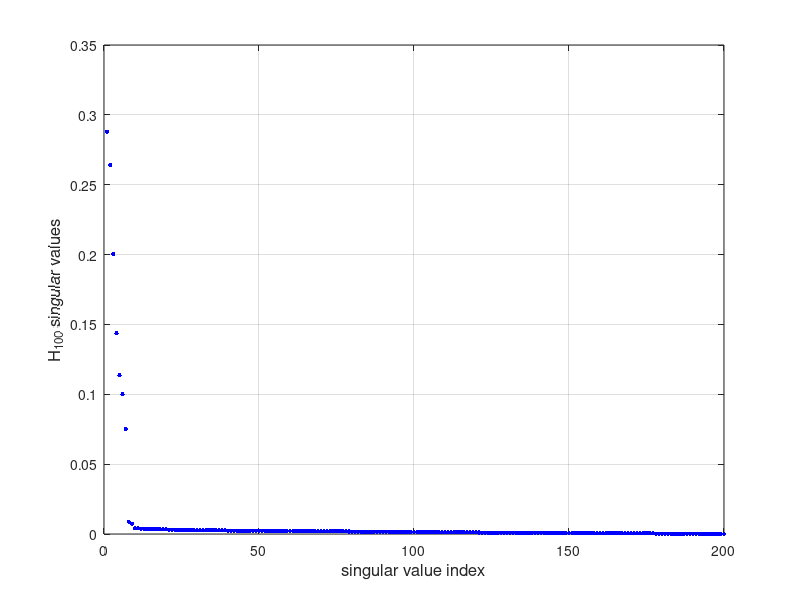
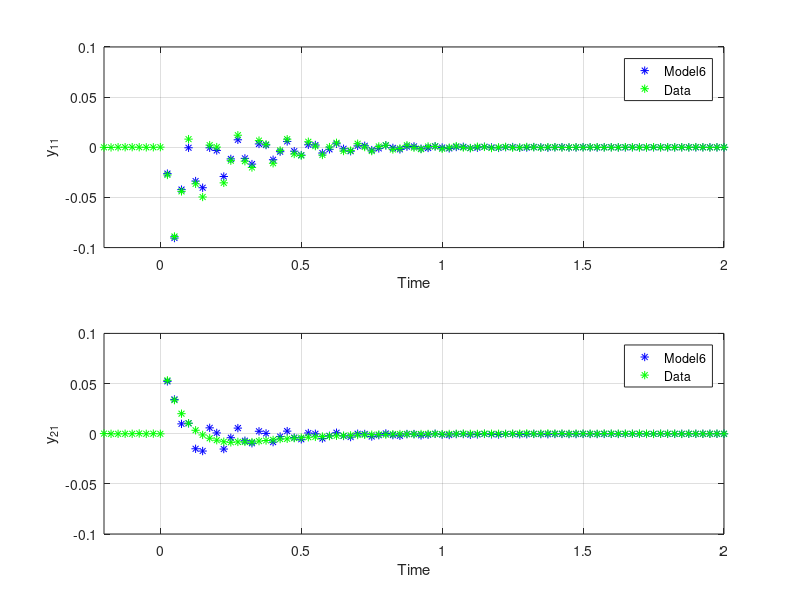
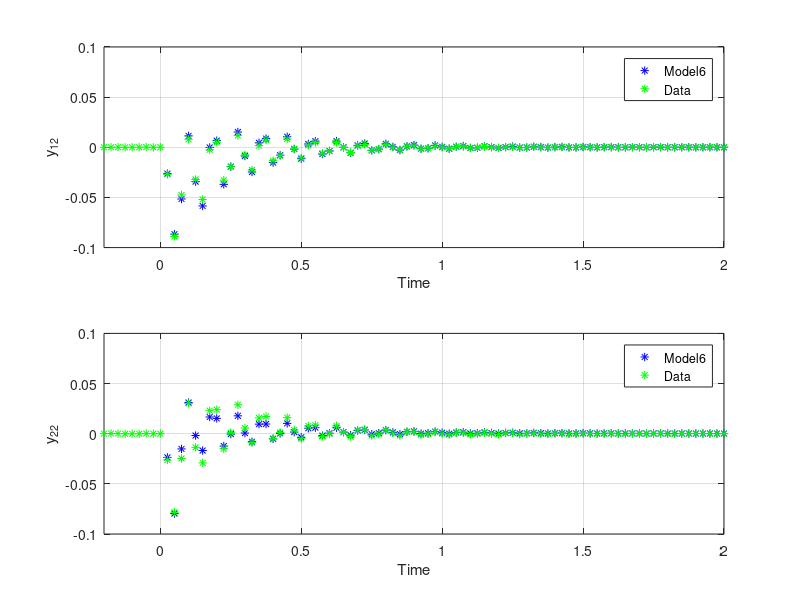
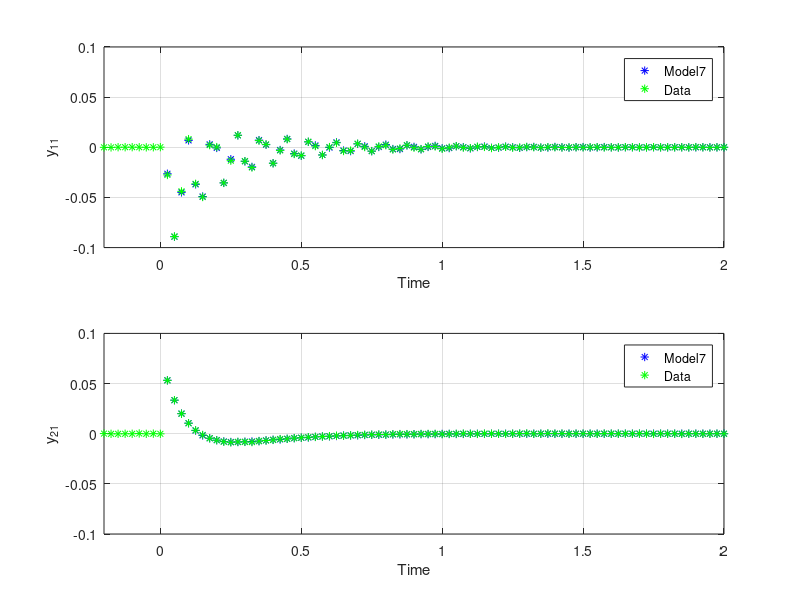

The MATLAB source for these figures, in order:
%****************  TASK 1   *********************
clear
close all

load u1_impulse.mat
y11 = u1_impulse.Y(3).Data;
y21 = u1_impulse.Y(4).Data;
u1 = u1_impulse.Y(1).Data; %%% note that the pulse magnitude is 5
[m,mi] = max(u1>0); %%% find index where pulse occurs

load u2_impulse.mat
y12 = u2_impulse.Y(3).Data;
y22 = u2_impulse.Y(4).Data;
u2 = u2_impulse.Y(2).Data;

%%% remove any offsets in output data using data prior to pulse application
y11 = y11 - mean(y11([1:mi-1]));
y12 = y12 - mean(y12([1:mi-1]));
y21 = y21 - mean(y21([1:mi-1]));
y22 = y22 - mean(y22([1:mi-1]));

%%% rescale IO data so that impulse input has magnitude 1
y11 = y11/max(u1);
y12 = y12/max(u2);
y21 = y21/max(u1);
y22 = y22/max(u2);
u1 = u1/max(u1);
u2 = u2/max(u2);

%****************  TASK 1, Question 1 and 2  *********************

ts = 1/40; %%%% sample period
N = length(y11); %%%% length of data sets
t = [0:N-1]*ts - 1;

m = 2; %number of output channels
q = 2; %number of input channels
% n s.t size(H) = mn X qn
n = 100;
%n = (401 - 41)/2 ;%n is half the number of samples beginning from t = 1

ind_off = 41;
H = zeros(m*n, q*n);
Htil = zeros(m*n, q*n);

%To create H and H tilda matrices
r = 1;
c = 1;
for k = 1 : n
    ind = ind_off + k + [0:n-1];     
    
    H(r,[c:q:c+q*(n-1)]) = y11(ind);
    H(r+1,[c:q:c+q*(n-1)]) = y21(ind);
    H(r,[c+1:q:c+1+q*(n-1)]) = y12(ind);
    H(r+1,[c+1:q:c+1+q*(n-1)]) = y22(ind);
    
    Htil(r,[c:q:c+q*(n-1)]) = y11(ind+1);
    Htil(r+1,[c:q:c+q*(n-1)]) = y21(ind+1);
    Htil(r,[c+1:q:c+1+q*(n-1)]) = y12(ind+1);
    Htil(r+1,[c+1:q:c+1+q*(n-1)]) = y22(ind+1);
    
    r = r + m;
end

s_vals = svd(H);
figure(1);
plot(s_vals,'b.','MarkerSize',10)
xlabel('singular value index','FontSize',12);
ylabel('H_{100} singular values','FontSize',12);
grid on

%when ns = 6
ns = 6;
[U, S, V] = svd(H);
U1 = U([1:m*n],[1:ns]);
S1 = S([1:ns],[1:ns]);
V1 = V([1:n*q],[1:ns]);

On6 = U1 * sqrt(S1);
Cn6 = sqrt(S1) * V1';

On6inv = inv(sqrt(S1)) * U1';
Cn6inv = V1 * inv(sqrt(S1));

C6 = On6([1:m],:);
B6 = Cn6(:,[1:q]);
A6 = On6inv * Htil * Cn6inv;

mev6 = max(abs(eig(A6)));
fprintf('When ns = 6, dominant eval is: %f \n',mev6);

%Plotting impulse response
h = zeros(m,q,n);
x = B6;
for k = 1:n
    h(:,:,k) = C6 * x;
    x = A6 * x;
end

tsim = [1 : n] * ts;
figure()
subplot(211)
plot(tsim,squeeze(h(1,1,:)),'b*', t, y11, 'g*')
xlabel('Time')
ylabel('y_{11}')
legend('Model6', 'Data')
grid on
axis([-0.2 2 -0.1 0.1])

subplot(212)
plot(tsim,squeeze(h(2,1,:)),'b*', t, y21, 'g*')
xlabel('Time')
ylabel('y_{21}')
legend('Model6','Data')
grid on
axis([-0.2 2 -0.1 0.1])

figure()
subplot(211)
plot(tsim,squeeze(h(1,2,:)),'b*', t, y12, 'g*')
xlabel('Time')
ylabel('y_{12}')
legend('Model6','Data')
grid on
axis([-0.2 2 -0.1 0.1])

subplot(212)
plot(tsim,squeeze(h(2,2,:)),'b*', t, y22, 'g*')
xlabel('Time')
ylabel('y_{22}')
legend('Model6','Data')
grid on
axis([-0.2 2 -0.1 0.1])

%when ns = 7
ns = 7;
[U, S, V] = svd(H);
U1 = U([1:m*n],[1:ns]);
S1 = S([1:ns],[1:ns]);
V1 = V([1:n*q],[1:ns]);

On7 = U1 * sqrt(S1);
Cn7 = sqrt(S1) * V1';

On7inv = inv(sqrt(S1)) * U1';
Cn7inv = V1 * inv(sqrt(S1));

C7 = On7([1:m],:);
B7 = Cn7(:,[1:q]);
A7 = On7inv * Htil * Cn7inv;

mev7 = max(abs(eig(A7)));
fprintf('When ns = 7, dominant eval is: %f \n',mev7);

%Plotting impulse response for model7
h = zeros(m,q,n);
x = B7;
for k = 1:n
    h(:,:,k) = C7 * x;
    x = A7 * x;
end

tsim = [1 : n] * ts;
figure()
subplot(211)
plot(tsim,squeeze(h(1,1,:)),'b*', t, y11, 'g*')
xlabel('Time')
ylabel('y_{11}')
legend('Model7', 'Data')
grid on
axis([-0.2 2 -0.1 0.1])

subplot(212)
plot(tsim,squeeze(h(2,1,:)),'b*', t, y21, 'g*')
xlabel('Time')
ylabel('y_{21}')
legend('Model7','Data')
grid on
axis([-0.2 2 -0.1 0.1])

figure()
subplot(211)
plot(tsim,squeeze(h(1,2,:)),'b*', t, y12, 'g*')
xlabel('Time')
ylabel('y_{12}')
legend('Model7','Data')
grid on
axis([-0.2 2 -0.1 0.1])

subplot(212)
plot(tsim,squeeze(h(2,2,:)),'b*', t, y22, 'g*')
xlabel('Time')
ylabel('y_{22}')
legend('Model7','Data')
grid on
axis([-0.2 2 -0.1 0.1])

%when ns = 10
ns = 10;
[U, S, V] = svd(H);
U1 = U([1:m*n],[1:ns]);
S1 = S([1:ns],[1:ns]);
V1 = V([1:n*q],[1:ns]);

On10 = U1 * sqrt(S1);
Cn10 = sqrt(S1) * V1';

On10inv = inv(sqrt(S1)) * U1';
Cn10inv = V1 * inv(sqrt(S1));

C10 = On10([1:m],:);
B10 = Cn10(:,[1:q]);
A10 = On10inv * Htil * Cn10inv;

mev10 = max(abs(eig(A10)));
fprintf('When ns = 10, dominant eval is: %f \n',mev10);

h = zeros(m,q,n);
x = B10;
for k = 1:n
    h(:,:,k) = C10 * x;
    x = A10 * x;
end

tsim = [1 : n] * ts;
figure()
subplot(211)
plot(tsim,squeeze(h(1,1,:)),'b*', t, y11, 'g*')
xlabel('Time')
ylabel('y_{11}')
legend('Model10', 'Data')
grid on
axis([-0.2 2 -0.1 0.1])

subplot(212)
plot(tsim,squeeze(h(2,1,:)),'b*', t, y21, 'g*')
xlabel('Time')
ylabel('y_{21}')
legend('Model10','Data')
grid on
axis([-0.2 2 -0.1 0.1])

figure()
subplot(211)
plot(tsim,squeeze(h(1,2,:)),'b*', t, y12, 'g*')
xlabel('Time')
ylabel('y_{12}')
legend('Model10','Data')
grid on
axis([-0.2 2 -0.1 0.1])

subplot(212)
plot(tsim,squeeze(h(2,2,:)),'b*', t, y22, 'g*')
xlabel('Time')
ylabel('y_{22}')
legend('Model10','Data')
grid on
axis([-0.2 2 -0.1 0.1])

%when ns = 20
ns = 20;
[U, S, V] = svd(H);
U1 = U([1:m*n],[1:ns]);
S1 = S([1:ns],[1:ns]);
V1 = V([1:n*q],[1:ns]);

On20 = U1 * sqrt(S1);
Cn20 = sqrt(S1) * V1';

On20inv = inv(sqrt(S1)) * U1';
Cn20inv = V1 * inv(sqrt(S1));

C20 = On20([1:m],:);
B20 = Cn20(:,[1:q]);
A20 = On20inv * Htil * Cn20inv;

mev20 = max(abs(eig(A20)));
fprintf('When ns = 20, dominant eval is: %f \n',mev20);

h = zeros(m,q,n);
x = B20;
for k = 1:n
    h(:,:,k) = C20 * x;
    x = A20 * x;
end

tsim = [1 : n] * ts;
figure()
subplot(211)
plot(tsim,squeeze(h(1,1,:)),'b*', t, y11, 'g*')
xlabel('Time')
ylabel('y_{11}')
legend('Model20', 'Data')
grid on
axis([-0.2 2 -0.1 0.1])

subplot(212)
plot(tsim,squeeze(h(2,1,:)),'b*', t, y21, 'g*')
xlabel('Time')
ylabel('y_{21}')
legend('Model20','Data')
grid on
axis([-0.2 2 -0.1 0.1])

figure()
subplot(211)
plot(tsim,squeeze(h(1,2,:)),'b*', t, y12, 'g*')
xlabel('Time')
ylabel('y_{12}')
legend('Model20','Data')
grid on
axis([-0.2 2 -0.1 0.1])

subplot(212)
plot(tsim,squeeze(h(2,2,:)),'b*', t, y22, 'g*')
xlabel('Time')
ylabel('y_{22}')
legend('Model20','Data')
grid on
axis([-0.2 2 -0.1 0.1])

fprintf('Since all dominant evals have a magnitude less than 1, all models are asymptotically stable');

%****************  TASK 1, Question 3 and 4  *********************
%Computing Frequency response
wnyq = 20;
w = [0:wnyq/100:wnyq];%w in Hertz
Hf6 = zeros(m,q,length(w));
Hf7 = zeros(m,q,length(w));
Hf10 = zeros(m,q,length(w));
Hf20 = zeros(m,q,length(w));

for k = 1:length(w)
    Hf6(:,:,k) = C6 * inv(exp(1j*2*pi*w(k)*ts)*eye(6) - A6) * B6;
    Hf7(:,:,k) = C7 * inv(exp(1j*2*pi*w(k)*ts)*eye(7) - A7) * B7;
    Hf10(:,:,k) = C10 * inv(exp(1j*2*pi*w(k)*ts)*eye(10) - A10) * B10;
    Hf20(:,:,k) = C20 * inv(exp(1j*2*pi*w(k)*ts)*eye(20) - A20) * B20;
end

%Computing emperical frequency response
y11f = fft(y11)./fft(u1);
N = length(y11f);
om = [0:N-1]/(ts*N); %%%% frequency vector in hertz
y21f = fft(y21)./fft(u1);
y12f = fft(y12)./fft(u2);
y22f = fft(y22)./fft(u2);

%Plotting abs(Freq response of channel (1,1))
figure()
plot(w, abs(squeeze(Hf6(1,1,:))), 'b-')
hold on
plot(w, abs(squeeze(Hf7(1,1,:))), 'r-')
plot(w, abs(squeeze(Hf10(1,1,:))), 'g-')
plot(w, abs(squeeze(Hf20(1,1,:))), 'm-')
plot(om,abs(y11f), 'k--')
ylabel('|H(w)| (1,1)')
xlabel('Frequency (Hz)')
xlim([0 20])
legend('Model6','Model7','Model10','Model20','Data')
title('Freq Response magnitude of (1,1) channel')
grid on
hold off

%Plotting abs(Freq response) of channel (2,1)
figure()
plot(w, abs(squeeze(Hf6(2,1,:))), 'b-')
hold on
plot(w, abs(squeeze(Hf7(2,1,:))), 'r-')
plot(w, abs(squeeze(Hf10(2,1,:))), 'g-')
plot(w, abs(squeeze(Hf20(2,1,:))), 'm-')
plot(om,abs(y21f), 'k--')
xlabel('Frequency (Hz)')
xlim([0 20])
ylabel('|H(w)| (2,1)')
legend('Model6','Model7','Model10','Model20','Data')
title('Freq Response magnitude of (2,1) channel')
grid on
hold off

%Plotting abs(Freq response) of channel (1,2)
figure()
plot(w, abs(squeeze(Hf6(1,2,:))), 'b-')
hold on
plot(w, abs(squeeze(Hf7(1,2,:))), 'r-')
plot(w, abs(squeeze(Hf10(1,2,:))), 'g-')
plot(w, abs(squeeze(Hf20(1,2,:))), 'm-')
plot(om,abs(y12f), 'k--')
xlabel('Frequency (Hz)')
xlim([0 20])
ylabel('|H(w)| (1,2)')
legend('Model6','Model7','Model10','Model20','Data')
title('Freq Response magnitude of (1,2) channel')
grid on
hold off

%Plotting abs(Freq response) of channel (2,2)
figure()
plot(w, abs(squeeze(Hf6(2,2,:))), 'b-')
hold on
plot(w, abs(squeeze(Hf7(2,2,:))), 'r-')
plot(w, abs(squeeze(Hf10(2,2,:))), 'g-')
plot(w, abs(squeeze(Hf20(2,2,:))), 'm-')
plot(om,abs(y22f), 'k--')
xlabel('Frequency (Hz)')
xlim([0 20])
ylabel('|H(w)| (2,2)')
legend('Model6','Model7','Model10','Model20','Data')
title('Freq Response magnitude of (2,2) channel')
grid on
hold off

%Plotting angle(Freq response of channel (1,1))
figure()
plot(w, angle(squeeze(Hf6(1,1,:))), 'b-')
hold on
plot(w, angle(squeeze(Hf7(1,1,:))), 'r-')
plot(w, angle(squeeze(Hf10(1,1,:))), 'g-')
plot(w, angle(squeeze(Hf20(1,1,:))), 'm-')
plot(om,angle(y11f), 'k--')
xlabel('Frequency (Hz)')
xlim([0 20])
ylabel('angle(H(w)) (1,1)')
legend('Model6','Model7','Model10','Model20','Data')
title('Freq Response angle of (1,1) channel')
grid on
hold off

%Plotting angle(Freq response) of channel (2,1)
figure()
plot(w, angle(squeeze(Hf6(2,1,:))), 'b-')
hold on
plot(w, angle(squeeze(Hf7(2,1,:))), 'r-')
plot(w, angle(squeeze(Hf10(2,1,:))), 'g-')
plot(w, angle(squeeze(Hf20(2,1,:))), 'm-')
plot(om,angle(y21f), 'k--')
xlabel('Frequency (Hz)')
xlim([0 20])
ylabel('angle(H(w))(2,1)')
legend('Model6','Model7','Model10','Model20','Data')
title('Freq Response angle of (2,1) channel')
grid on
hold off

%Plotting angle(Freq response) of channel (1,2)
figure()
plot(w, angle(squeeze(Hf6(1,2,:))), 'b-')
hold on
plot(w, angle(squeeze(Hf7(1,2,:))), 'r-')
plot(w, angle(squeeze(Hf10(1,2,:))), 'g-')
plot(w, angle(squeeze(Hf20(1,2,:))), 'm-')
plot(om,angle(y12f), 'k--')
xlabel('Frequency (Hz)')
xlim([0 20])
ylabel('angle(H(w)) (1,2)')
legend('Model6','Model7','Model10','Model20','Data')
title('Freq Response angle of (1,2) channel')
grid on
hold off

%Plotting angle(Freq response) of channel (2,2)
figure()
plot(w, angle(squeeze(Hf6(2,2,:))), 'b-')
hold on
plot(w, angle(squeeze(Hf7(2,2,:))), 'r-')
plot(w, angle(squeeze(Hf10(2,2,:))), 'g-')
plot(w, angle(squeeze(Hf20(2,2,:))), 'm-')
plot(om,angle(y22f), 'k--')
xlabel('Frequency (Hz)')
xlim([0 20])
ylabel('angle(H(w)) (2,2)')
legend('Model6','Model7','Model10','Model20','Data')
title('Freq Response phase of (2,2) channel')
grid on
hold off



